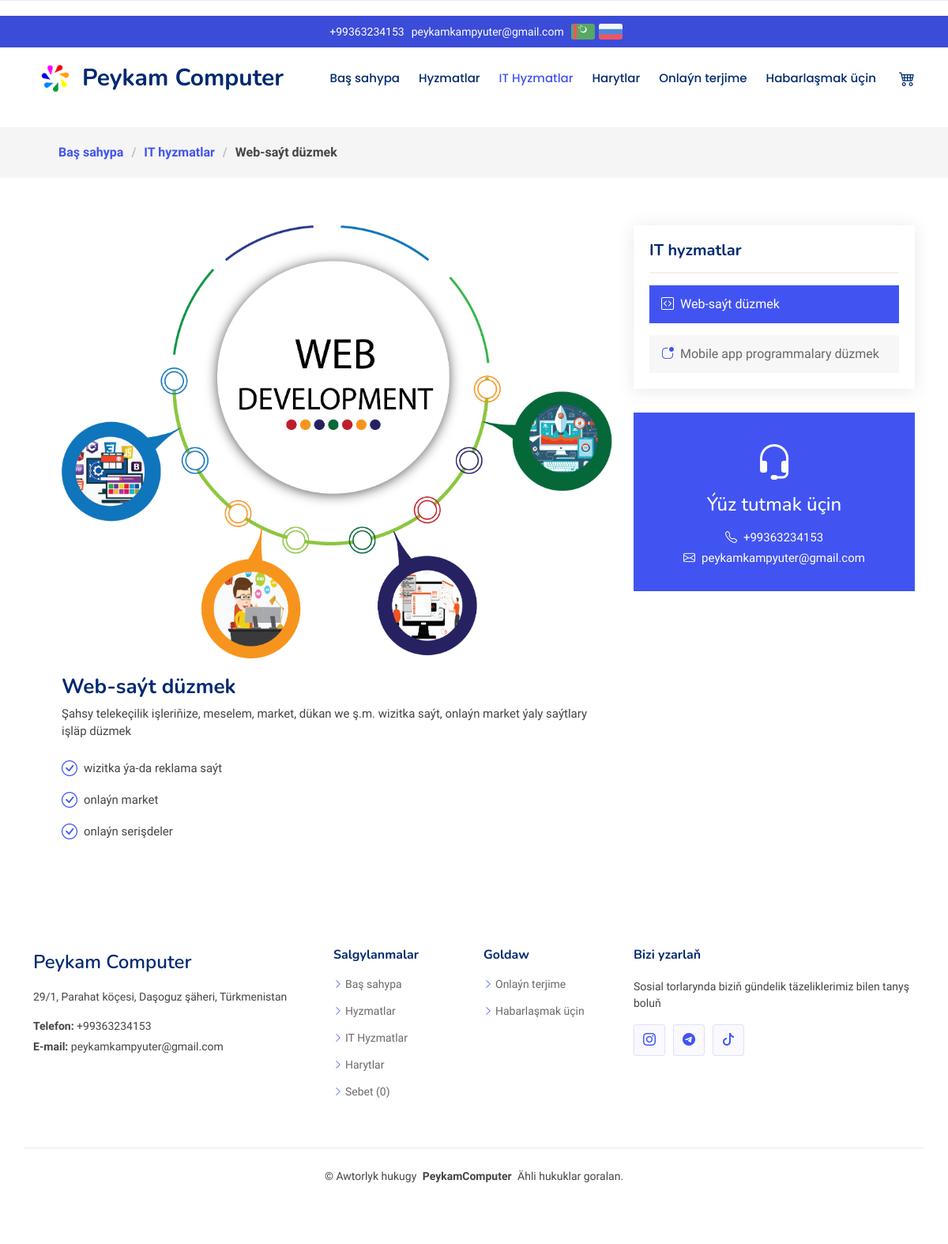
Screenshot of /tm/it_services/1 with the database file from the repository.
### main/models.py (models this page shows, shortened)
class Info(models.Model):
    logo_name = models.CharField(max_length = 500, blank=True)
    title_name = models.CharField(max_length = 500, blank=True)
    title_name_russian = models.CharField(max_length = 500, blank=True)
    email_1 = models.CharField(max_length = 500, blank=True)
    email_2 = models.CharField(max_length = 500, blank=True)
    phone_1 = models.CharField(max_length = 500, blank=True)
    phone_2 = models.CharField(max_length = 500, blank=True)
    address_1 = models.CharField(max_length = 500, blank=True)
    address_1_russian = models.CharField(max_length = 500, blank=True)
    address_2 = models.CharField(max_length = 500, blank=True)
    address_2_russian = models.CharField(max_length = 500, blank=True)
    work_hours = models.CharField(max_length = 500, blank=True)
    instagram_link = models.CharField(max_length = 500, blank=True)
    tiktok_link = models.CharField(max_length = 500, blank=True)
    telegram_link = models.CharField(max_length = 500, blank=True)
    class Meta:
        verbose_name = "Site info"
        verbose_name_plural = "Site info"

class ITservice(models.Model):
    icon = models.CharField(max_length = 100, blank=True)
    color = models.CharField(max_length = 100, blank=True)
    title = models.CharField(max_length = 250, blank=True)
    short_description = models.TextField(blank=True)
    full_description = models.TextField(blank=True)
    title_russian = models.CharField(max_length = 250, blank=True)
    short_description_russian = models.TextField(blank=True)
    full_description_russian = models.TextField(blank=True)
    image = models.ImageField(upload_to='images', blank=True)
    class Meta:
        verbose_name_plural = "IT services"
        verbose_name = "IT service"

### main/views.py (the view)
# urls.py: path('tm/it_services/<pk>', views.it_service, name="it_service"),
def it_service(request, pk):
    page = "it_services"
    language = "turkmen"
    it_service = ITservice.objects.get(id=pk)
    it_services = ITservice.objects.all()
    context = {
        'page': page,
        'language': language,
        'it_service': it_service,
        'it_services': it_services
    }
    context['title_name'] = f"Peykam | IT Hyzmatlar | {it_service.title}"
    return render(request, 'turkmen/it-service-details.html', context)

### main/templatetags/custom_filters.py (called while the page is built)
@register.filter
def split(value):
    return value.split('.')

### templates/turkmen/it-service-details.html
{% extends 'turkmen/base.html' %}
{% load static %}
{% load custom_filters %}
{% block content %}
    <div class="page-title">
      <div class="heading">
      </div>
      <nav class="breadcrumbs">
        <div class="container">
          <ol>
            <li><a href="{% url 'index' %}">Baş sahypa</a></li>
            <li><a href="{% url 'it_services' %}">IT hyzmatlar</a></li>
            <li class="current">{{it_service.title}}</li>
          </ol>
        </div>
      </nav>
    </div>
    <section id="service-details" class="service-details section">
      <div class="container">
        <div class="row gy-5">
          <div class="col-lg-8 ps-lg-5" data-aos="fade-up" data-aos-delay="200">
            {% if it_service.image %}
              <center><img src="{{it_service.image.url}}" width="720px;" class="img-fluid services-img"></center>
            {% endif %}
            <h3>{{it_service.title}}</h3>
            <p>
              {{it_service.short_description}}
            </p>
            <ul>
              {% for sentence in it_service.full_description|split %}
                {% if sentence %}
                  <li><i class="bi bi-check-circle"></i> <span>{{sentence}}</span></li>
                {% endif %}
              {% endfor %}
            </ul>
          </div>
          <div class="col-lg-4" data-aos="fade-up" data-aos-delay="100">
            <div class="service-box">
              <h4>IT hyzmatlar</h4>
              <div class="services-list">
                {% for s in it_services %}
                  {% if s.id == it_service.id %}
                    <a href="{% url 'it_service' s.id %}" class="active"><i class="bi bi-{{s.icon}}"></i><span>{{s.title}}</span></a>
                  {% else %}
                    <a href="{% url 'it_service' s.id %}"><i class="bi bi-{{s.icon}}"></i><span>{{s.title}}</span></a>
                  {% endif %}
                {% endfor %}
              </div>
            </div>
            <div class="help-box d-flex flex-column justify-content-center align-items-center">
              <i class="bi bi-headset help-icon"></i>
              <h4>Ýüz tutmak üçin</h4>
              <p class="d-flex align-items-center mt-2 mb-0"><i class="bi bi-telephone me-2"></i> <span><a href="tel:{{phone_1}}">{{phone_1}}</a></span></p>
              <p class="d-flex align-items-center mt-1 mb-0"><i class="bi bi-envelope me-2"></i> <a href="mailto:{{email_1}}">{{email_1}}</a></p>
            </div>
          </div>
        </div>
      </div>
    </section>
    {% endblock %}

### templates/turkmen/navigation.html (shortened to what this page needs)
{% load static %}
  <header id="header" class="header fixed-top">
    <div class="topbar d-flex align-items-center">
      <div class="container d-flex justify-content-center align-items-center">
        <div class="contact-info d-flex align-items-center">
          <i class="d-flex align-items-center"><a href="tel:{{phone_1}}">{{phone_1}}</a></i>
          <i class="d-flex align-items-center ms-1"><a href="mailto:{{email_1}}">{{email_1}}</a></i>
          <i class="d-flex align-items-center ms-1"><a href="{{turkmen_url}}"><img src="{% static 'assets/img/tm.png' %}" alt=""></a></i>
          <i class="d-flex align-items-center ms-0"><a href="{{russian_url}}"><img src="{% static 'assets/img/ru.png' %}" alt=""></a></i>
        </div>
        </div>
      </div>
    <div class="branding d-flex align-items-cente">
      <div class="container position-relative d-flex align-items-center justify-content-between">
        <a href="{% url 'index' %}" class="logo d-flex align-items-center me-auto">
          <img src="{% static 'assets/img/logo.png' %}" alt="">
          <h1 class="sitename">{{logo_name}}</h1>
        </a>
        <nav id="navmenu" class="navmenu">
          <ul>
            {% if page == 'it_services' %}
            <li><a href="{% url 'index' %}">Baş sahypa<br></a></li>
            <li><a href="{% url 'services' %}">Hyzmatlar</a></li>
            <li><a href="{% url 'it_services' %}" class="active">IT Hyzmatlar</a></li>
            <li><a href="{% url 'products' %}">Harytlar</a></li>
            <li><a href="{% url 'translation_page' %}">Onlaýn terjime</a></li>
            <li><a href="{% url 'contact' %}">Habarlaşmak üçin</a></li>
            {% endif %}
            {% if cart_items_length == 0 %}
            <li><a href="{% url 'view_cart' %}"><i class="bi bi-cart4" style="font-size: 20px;"></i></a></li>
            {% else %}
            <li><a href="{% url 'view_cart' %}">({{cart_items_length}})<i class="bi bi-cart4" style="font-size: 20px;"></i></a></li>
            {% endif %}
          </ul>
        </nav>
      </div>
    </div>
  </header>

### templates/turkmen/footer.html
{% load static %}
  <footer id="footer" class="footer">
    <div class="container footer-top">
      <div class="row gy-4">
        <div class="col-lg-4 col-md-6 footer-about">
          <a href="{% url 'index' %}" class="d-flex align-items-center">
            <span class="sitename">{{logo_name}}</span>
          </a>
          <div class="footer-contact pt-3">
            <p>{{address_1}}</p>
            <p class="mt-3"><strong>Telefon:</strong> <span>{{phone_1}}</span></p>
            <p><strong>E-mail:</strong> <span>{{email_1}}</span></p>
          </div>
        </div>
        <div class="col-lg-2 col-md-3 footer-links">
          <h4>Salgylanmalar</h4>
          <ul>
            <li><i class="bi bi-chevron-right"></i> <a href="{% url 'index' %}">Baş sahypa</a></li>
            <li><i class="bi bi-chevron-right"></i> <a href="{% url 'services' %}">Hyzmatlar</a></li>
            <li><i class="bi bi-chevron-right"></i> <a href="{% url 'it_services' %}">IT Hyzmatlar</a></li>
            <li><i class="bi bi-chevron-right"></i> <a href="{% url 'products' %}">Harytlar</a></li>
            <li><i class="bi bi-chevron-right"></i> <a href="{% url 'view_cart_russian' %}">Sebet ({{cart_items_length}})</a></li>
          </ul>
        </div>
        <div class="col-lg-2 col-md-3 footer-links">
          <h4>Goldaw</h4>
           <ul>
            <li><i class="bi bi-chevron-right"></i> <a href="{% url 'translation_page' %}">Onlaýn terjime</a></li>
            <li><i class="bi bi-chevron-right"></i> <a href="{% url 'contact' %}">Habarlaşmak üçin</a></li>
          </ul>
        </div>
        <div class="col-lg-4 col-md-12">
          <h4>Bizi yzarlaň</h4>
          <p>Sosial torlarynda biziň gündelik täzeliklerimiz bilen tanyş boluň</p>
          <div class="social-links d-flex">
            <a href="https://www.instagram.com/{{instagram_link}}"><i class="bi bi-instagram"></i></a>
            <a href="https://telegram.org/"><i class="bi bi-telegram"></i></a>
            <a href="https://www.tiktok.com/"><i class="bi bi-tiktok"></i></a>
          </div>
        </div>
      </div>
    </div>
    <div class="container copyright text-center mt-4">
      <p>© <span>Awtorlyk hukugy</span> <strong class="px-1 sitename">PeykamComputer</strong> <span>Ähli hukuklar goralan.</span></p>
    </div>
  </footer>

### rows the page displays
Info: phone_1 "+99363234153", email_1 "peykamkampyuter@gmail.com", logo_name "Peykam Computer", address_1 "29/1, Parahat köçesi, Daşoguz şäheri, Türkmenistan"
ITservice: title "Web-saýt düzmek", image (picture), short_description "Şahsy telekeçilik işleriňize, meselem, market, dükan we ş.m. wizitka saýt, onlaýn market ýaly saýtlary işläp düzmek"
ITservice: title "Mobile app programmalary düzmek"

### other values shown
{{ sentence }} "wizitka ýa-da reklama saýt" "onlaýn market" "onlaýn serişdeler"
{{ cart_items_length }} "0"
